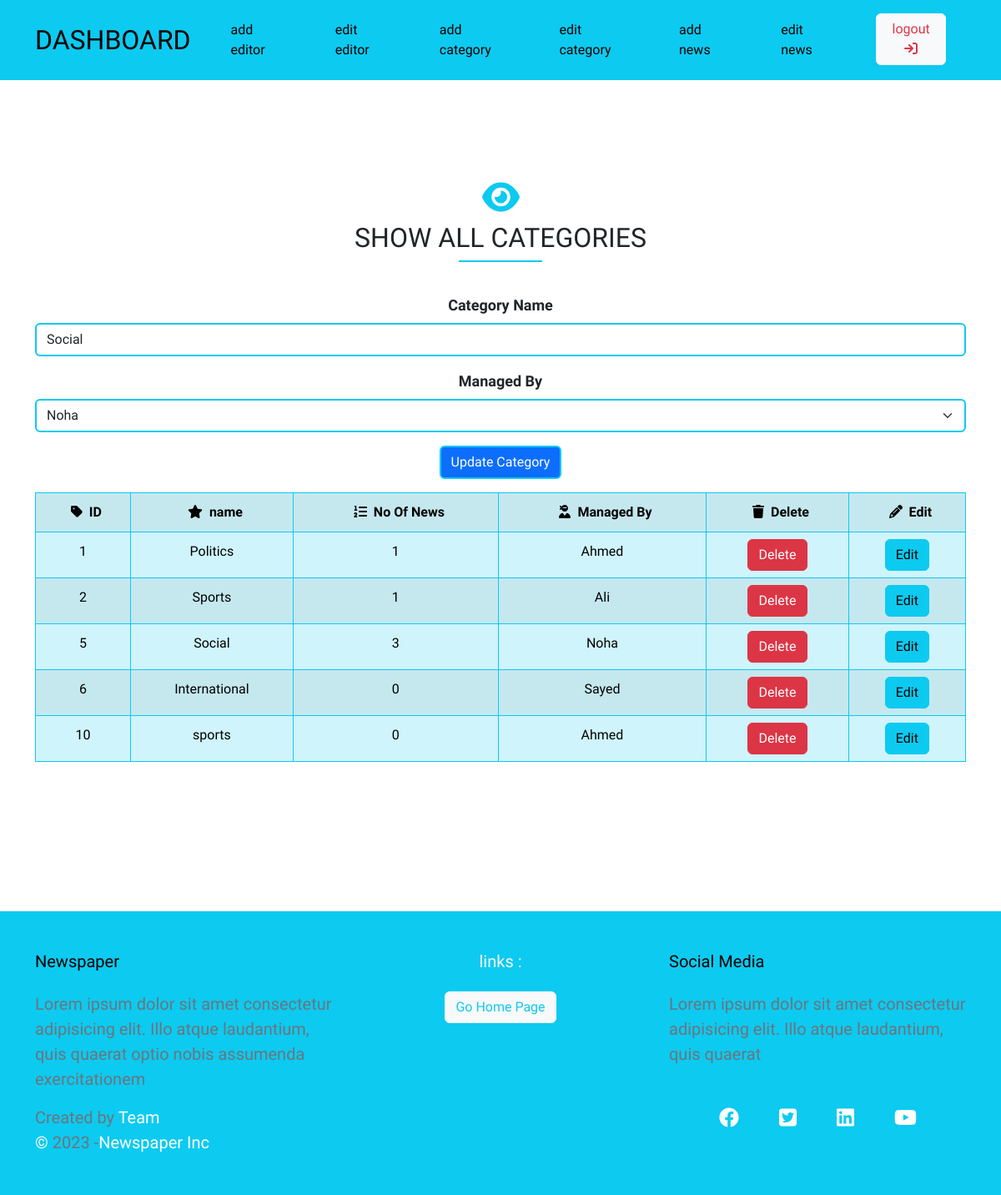
The page /cpanel/editcategory.php?action=edit&id=5 (signed in) on the database its author committed.
### tables this page shows
CREATE TABLE `category` (
  `id` int(11) NOT NULL,
  `name` varchar(50) DEFAULT NULL,
  `id_manager` int(11) DEFAULT NULL
);

CREATE TABLE `editor` (
  `id` int(11) NOT NULL,
  `name` varchar(50) DEFAULT NULL,
  `salary` float DEFAULT NULL,
  `main_profile` varchar(255) DEFAULT NULL
);

### lib/Category.php (called while the page is built, shortened)
<?php
class Category
{
    public static function retreiveCategory($id)
    {
        global $dbh;
        $sql = $dbh->prepare("SELECT * FROM category WHERE id='$id'");
        $sql->execute();
        $category = $sql->fetch(PDO::FETCH_ASSOC);
        return $category;
    }
    public static function retreiveAllCategories()
    {
        global $dbh;
        $sql = $dbh->prepare("SELECT * FROM category");
        $sql->execute();
        $allCategories = $sql->fetchAll(PDO::FETCH_ASSOC);
        return $allCategories;
    }
}

### lib/Editor.php (called while the page is built, shortened)
<?php
class Editor
{
    public static function retreiveEditorName($id)
    {
        global $dbh;
        $sql = $dbh->prepare("SELECT name FROM editor WHERE id='$id'");
        $sql->execute();
        $editor = $sql->fetch(PDO::FETCH_ASSOC);
        return $editor['name'];
    }
    public static function retreiveAllEditors()
    {
        global $dbh;
        $sql = $dbh->prepare("SELECT * FROM editor");
        $sql->execute();
        $allEditors = $sql->fetchAll(PDO::FETCH_ASSOC);
        return $allEditors;
    }
}

### lib/News.php (called while the page is built, shortened)
<?php
class News
{
    public static function retreiveNoOfNewsByIdCategory($id_category)
    {
        global $dbh;
        $sql = $dbh->prepare("SELECT id FROM news WHERE id_category='$id_category'");
        $sql->execute();
        return $sql->rowCount();
    }
}

### cpanel/editcategory.php (the view, shortened to what this page needs)
<?php
    require_once 'auth.php';
    require_once '../lib/Editor.php';
    require_once '../lib/Category.php';
    require_once '../lib/News.php';
?>
<article class="article my-5">
    <div class="container text-center py-4">
        <div class="main-title my-5 position-relative">
            <i class="icon fa-solid fa-eye mb-2"></i>
            <h2>SHOW ALL CATEGORIES</h2>
        </div>
    <?php
        if(isset($_GET['action'], $_GET['id'])){
            $action = $_GET['action'];
            $id = $_GET['id'];
            switch ($action){
                case 'edit':
                    $category = Category::retreiveCategory($id);
                    if(is_array($category)){
                        echo '<div class="content row">
                            <div class="col-12">
                                <form action="editcategory.php" method="POST">
                                    <div class="mb-3">
                                        <label for="GategoryName" class="form-label">Category Name</label>
                                        <input type="text" class="form-control" id="EditorName" name="name" value="'.$category['name'].'"/>
                                    </div>
                                    <label for="category" class="form-label">Managed By </label>
                                    <select class="form-select mb-3" aria-label="Default select example" id="category" name="id_manager">';
                                        $allEditors = Editor::retreiveAllEditors();
                                            if(is_array($allEditors) && count($allEditors)>0){
                                                foreach ($allEditors as $editor):
                                                    if($editor['id'] == $category['id_manager']){
                                                        echo '<option selected="selected" value="'.$editor['id'].'">'.$editor['name'].'</option>';
                                                    }else{
                                                        echo '<option value="'.$editor['id'].'">'.$editor['name'].'</option>';
                                                    }
                                                endforeach;
                                            }else{
                                                echo '<option value="">no editor found</option>';
                                            }
                                echo'</select>
                                        <input type="hidden" name="id" value="'.$category['id'].'"/>
                                        <input type="submit" class="btn btn-primary mb-3"  name="updateCategory" value="Update Category"  />
                                </form>';
                        }else{
                            echo getMessage("no category found");
                        }
                            break;
                }
            }
    ?>
        <div class="content row">
            <div class="col-12 text-center">
                <table class="table table-info table-striped text-center editor">
                    <tr>
                        <th class="id_table"><i class="fa-solid fa-tag  mx-2"></i>ID</th>
                        <th><i class="fa-solid fa-star mx-2"></i>name</th>
                        <th><i class="fa-solid fa-list-ol mx-2"></i>No Of News</th>
                        <th><i class="fa-solid fa-user-ninja mx-2"></i>Managed By</th>
                        <th class="delete_edit">
                        <i class="fa-solid fa-trash mx-2" ></i>Delete
                        </th>
                        <th class="delete_edit">
                        <i class="fa-solid fa-pencil mx-2"></i>Edit
                        </th>
                    </tr>
    <?php
        $allCategories = Category::retreiveAllCategories();
            if(is_array($allCategories) && count($allCategories)>0){
                foreach ($allCategories as $category):
                    echo '<tr>
                            <td>'.$category['id'].'</td>
                            <td>'.$category['name'].'</td>
                            <td>'.News::retreiveNoOfNewsByIdCategory($category['id']).'</td>
                            <td>'.Editor::retreiveEditorName($category['id_manager']).'</td>
                            <td>
                                <a class="btn btn-danger" href="?action=delete&id='.$category['id'].'">Delete</a>
                            </td>
                            <td><a class="btn btn-info" href="?action=edit&id='.$category['id'].'">Edit</a></td>
                        </tr>';
                endforeach;
            }else{
                echo '<tr>
                        <td colspan="6" class="alert text-danger">No Category Found</td>
                    </tr>';
            }
    ?>
                </table>
            </div>
        </div>
    </div>
</article>

### cpanel/template/css/bace.css (style rules this page uses)
:root { --main-color: #0dcaf0; }
body { height: auto; font-family: "Assistant", sans-serif; font-family: "Roboto", sans-serif; font-family: "Ubuntu", sans-serif; font-family: "Work Sans", sans-serif; }
.navbar .logo { font-size: 2rem; }
.article .main-title .icon { font-size: 40px; color: var(--main-color); }
.main-title::after { content: ""; width: 100px; height: 2px; background-color: var(--main-color); position: absolute; bottom: -10px; left: 50%; transform: translateX(-50%); }
input, select, textarea { border: var(--main-color) 2px solid !important; }
label { font-size: 18px !important; font-weight: 700 !important; text-align: left !important; }
.article { min-height: 900px !important; }
.article .table { border: var(--main-color) 1px solid; height: 200px; margin-bottom: 100px !important; }
.article .editor { border: var(--main-color) 1px solid; height: 100px; }
.article .editor tr th, .article .editor tr td { line-height: 30px; border: var(--main-color) 1px solid; }
.footer { background-color: var(--main-color); }
.footer .icon-2 { color: white; font-size: 1.5rem; }
.footer span, .footer { color: #fff; font-size: 20px; }

### rows shown on the page
category: name "Social", id "5", id "3", id_manager.name "Noha"
category: id "1", name "Politics", id_manager.name "Ahmed"
category: id "2", name "Sports", id "1", id_manager.name "Ali"
category: id "6", name "International", id "0", id_manager.name "Sayed"
category: id "10", name "sports", id "0", id_manager.name "Ahmed"

### other values the page prints
form field id_manager "Noha"
